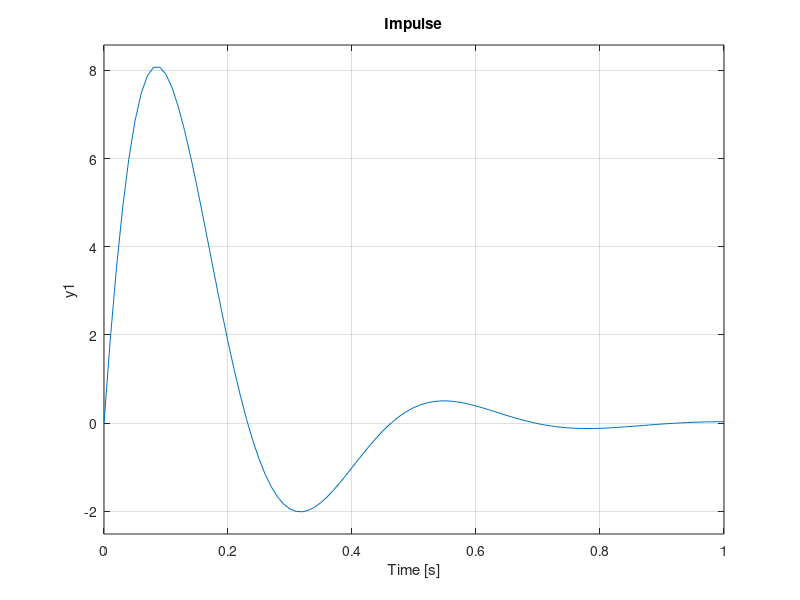

This chart was generated by the following MATLAB code: (Note: this script raises an error after producing the figure.)
%% Title:Control System-Second Order System: p,i,d OPEN
%Author:Ravikumar M Pise
%PS No:99003747
%Date:7/04/2021
%Version:1.0

J = 0.01;
b = 0.1;
K = 1;
R = 1;
L = 0.5;
TF=tf([K/(J*L)],[1,((b/J)+(R/L)),(((K*K)+(R*b))/(L*J))]);
CF=1;
sys1 = CF*TF;
subplot(4,2,1)
step(sys1)
title("Step ")
subplot(4,2,2)
impulse(sys1)
title("Impulse")
S = stepinfo(sys1);
[wn,zeta]=damp(sys1)
p1=pole(sys1)
z1=zero(sys1)


J = 0.01;
b = 0.1;
K = 1;
R = 1;
L = 0.5;
TF=tf([K/(J*L)],[1,((b/J)+(R/L)),(((K*K)+(R*b))/(L*J))]);
CF=10;
sys2 = CF*TF;
subplot(4,2,3)
step(sys2)
title("Step with gain")
subplot(4,2,4)
impulse(sys2)
title("impulse with gain")
S = stepinfo(sys2)
[wn,zeta]=damp(sys2)
p2=pole(sys2)
z2=zero(sys2)



J = 0.01;
b = 0.1;
K = 1;
R = 1;
L = 0.5;
TF=tf([K/(J*L)],[1,((b/J)+(R/L)),(((K*K)+(R*b))/(L*J))]);
CF=tf([1,0],[1]);
sys3 = CF*TF;
subplot(4,2,5)
step(sys3)
title("Step with zero ")
subplot(4,2,6)
impulse(sys3)
title("impulse with zero ")
S = stepinfo(sys3)
[wn,zeta]=damp(sys3)
p3=pole(sys3)
z3=zero(sys3)




J = 0.01;
b = 0.1;
K = 1;
R = 1;
L = 0.5;
TF=tf([K/(J*L)],[1,((b/J)+(R/L)),(((K*K)+(R*b))/(L*J))]);
CF=tf([1],[1,0]);
sys4 = CF*TF;
subplot(4,2,7)
step(sys4)
title("Step with pole ")
subplot(4,2,8)
impulse(sys4)
title("impulse with pole ")
S = stepinfo(sys4)
[wn,zeta]=damp(sys4)
p4=pole(sys4)
z4=zero(sys4)

%%
figure
hold on
pzmap(sys1)
pzmap(sys2)
pzmap(sys3)
pzmap(sys4)


%% Analysis
% without gain-->Complex conjugate poles

% when we add differentiator,with different constant values,the Transfer function is settling at zero in step response

% Poles are getting changed when we change constant values

% Pole Location is not getting changed irrespective of controller taken into consederation
 
% By adding defferential controller,IVT changes from 0 to some value.
% FVT remains same for impulse response.
% by adding integrator in step response the system is not settling.
